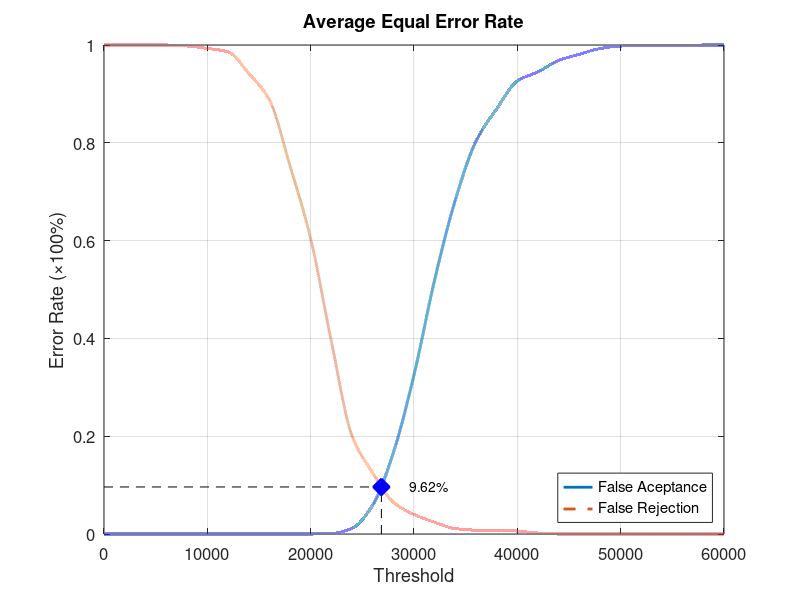
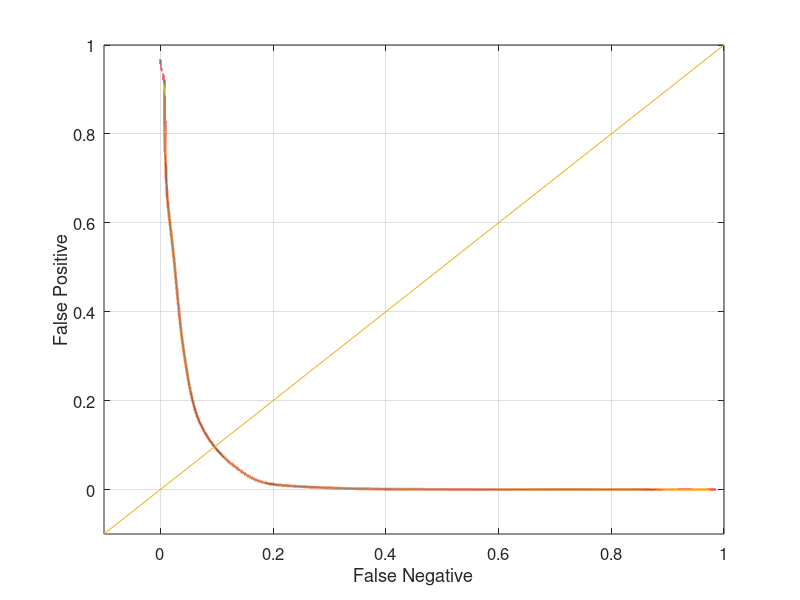

MATLAB code to generate these figures, in order:
function yEER = Database3Average
close all;
clear;
clc;
x = 0:2000:60000;
xq = 0:0.5:60000;

y0 = [0 0 0 0 0 0 0 0 0 0 0 0.00105263 0.0115789 0.0589474 0.166316 0.325263 0.52 0.683158 0.803158 0.869474 0.926316 0.945263 0.968421 0.981053 0.992632 0.997895 0.998947 0.998947 0.998947 1 1];
yy0 = interp1(x, y0, xq, 'pchip');
y1 = [1 1 1 1 0.998 0.993 0.986 0.942 0.888 0.753 0.604 0.394 0.201 0.125 0.065 0.04 0.024 0.011 0.008 0.008 0.006 0.002 0 0 0 0 0 0 0 0 0];
yy1 = interp1(x, y1, xq, 'pchip');

% Calculating EER: 
y2 = abs(y0 - y1);
find(y2 == min(y2))
yy2 = abs(yy0 - yy1);
xEER = find(yy2 == min(yy2));
xEERIndex = xq(xEER) % X-axis EER
yEER = yy0(xEER) % Y-axis EER

main = figure
plot(xq, yy0,'-','LineWidth', 2);	hold on
plot(xq, yy1,'--','LineWidth', 2);	hold on
plot([xEERIndex xEERIndex], [0 yEER], 'k--');	hold on
plot([0 xEERIndex], [yEER yEER], 'k--');	hold on
plot(xEERIndex, yEER, 'bx', 'LineWidth', 10);	hold on
text(xEERIndex + 10 * xEERIndex / 100, yEER, [num2str(round((10000 * yEER)) / 100) '%'])
legend('False Aceptance', 'False Rejection', 'Location', 'SouthEast')
xlabel('Threshold')
ylabel('Error Rate (\times100%)')
title('Average Equal Error Rate')
set(gca, 'FontSize', 12)
axis([0 60000 0 1])
grid on

print(main, 'Database3AverageMain', '-dpng');
FNRxFPR = figure('Color', [1 1 1]);
plot(yy1, yy0, '-', yy1, yy0, 'LineWidth', 2);
hold on
y = -0.1:0.1:1
plot(y, y); 
set(gca, 'FontSize', 12)
xlabel('False Negative')
ylabel('False Positive')
axis([-0.1 1 -0.1 1])
set(gca, 'FontSize', 12)
grid on

print(FNRxFPR, 'Database3AverageFNRxFPR','-dpng');
end
